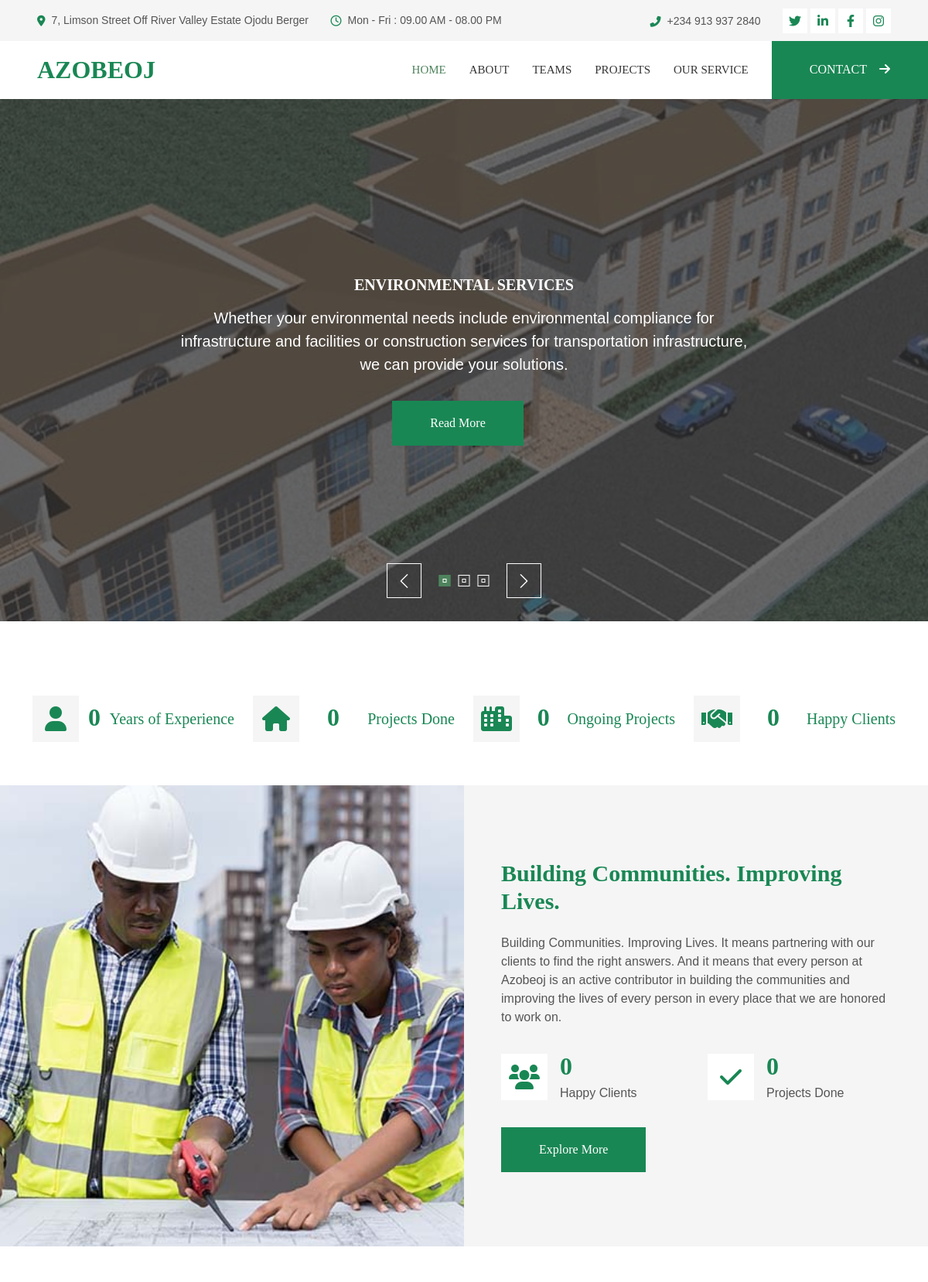
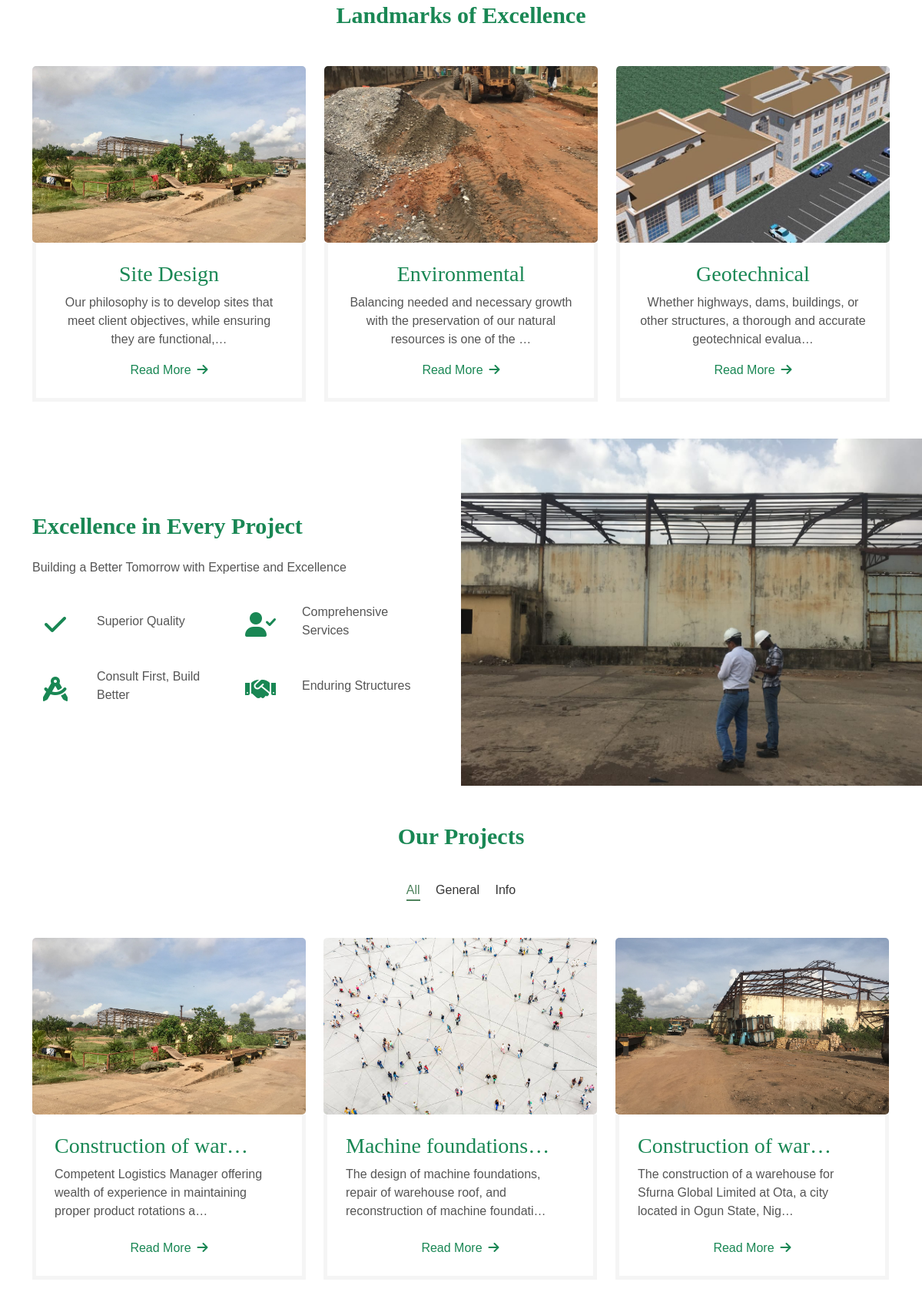
The page / (upper part) on the database its author committed (2 pictures, top to bottom).
### azobeoj/models.py (models this page shows, shortened)
class CarouselMainPicture(models.Model):
    title = models.CharField(max_length=255, blank=True, null=True)
    description = models.TextField()
    img = models.ImageField(upload_to='carousel/')
    publish_date = models.DateTimeField (auto_now_add= True)
    author = models.ForeignKey(User, on_delete=models.CASCADE)
    class Meta:
        ordering =['-publish_date']

class AzobeojMainPost(models.Model):
    azobeoj_title = models.CharField(max_length=255, blank=True, null=True)
    azobeoj_description = models.TextField()
    azobeoj_description_2 = models.TextField()
    azobeoj_slug = models.SlugField (max_length=255,blank=True, null=True)
    azobeoj_magnus_img = models.ImageField(upload_to='images/')
    azobeoj_magnus_img_1 = models.ImageField(upload_to='images_1/')
    azobeoj_magnus_img_2 = models.ImageField(upload_to='images_2/')
    azobeoj_publish_date = models.DateTimeField (auto_now_add= True)
    azobeoj_author = models.ForeignKey(User, on_delete=models.CASCADE)
    class Meta:
        ordering =['-azobeoj_publish_date']

class LastAzobeojMainPost(models.Model):
    last_title = models.CharField(max_length=255, blank=True, null=True)
    last_description = models.TextField()
    last_slug = models.SlugField (max_length=255,blank=True, null=True)
    last_magnus_img = models.ImageField(upload_to='last_images/')
    last_publish_date = models.DateTimeField (auto_now_add= True)
    last_author = models.ForeignKey(User, on_delete=models.CASCADE)
    class Meta:
        ordering =['-last_publish_date']

### azobeoj/views.py (the view)
# urls.py: path('', HomeView.as_view(), name="home"),
class HomeView(ListView):
    model = CarouselMainPicture
    template_name = 'azobeoj/home.html'
    context_object_name = 'carousel_posts'  # Name for the model data in the template
    def get_context_data(self, **kwargs):
        context = super().get_context_data(**kwargs)
        context['azobeojposts'] = AzobeojMainPost.objects.all()  # Example of another model data
        context['lastazobeojposts'] = LastAzobeojMainPost.objects.all()
        return context

### templates/azobeoj/home.html (shortened to what this page needs)
{% extends "base.html" %}
{% load static %}
{% block content%}
<div class="container-fluid p-0 pb-5">
    <div class="owl-carousel header-carousel position-relative">
        {% for post in object_list %}
        <div class="owl-carousel-item position-relative" style="padding-bottom: 56.25%;">
            <img class="img-fluid" src="{{ post.img.url }}" alt="" style="position: absolute; width: 100%; height: 100%; object-fit: cover;">
            <div class="position-absolute top-0 start-0 w-100 h-100 d-flex align-items-center" style="background: rgba(53, 53, 53, .7);">
                <div class="container">
                    <div class="row justify-content-center">
                        <div class="col-12 col-lg-8 text-center">
                            <h5 class="text-white text-uppercase mb-3 animated slideInDown">{{ post.title }}</h5>
                            <p class="fs-5 fw-medium text-white mb-4 pb-2">{{ post.description }}</p>
                            <a href="{% url 'about' %}" class="btn btn-primary py-md-3 px-md-5 me-3 animated slideInLeft">Read More</a>
                        </div>
                    </div>
                </div>
            </div>
        </div>
        {% endfor %}
    </div>
</div>
    <div class="container-xxl py-5">
        <div class="container">
            <div class="row g-7">
                <div class="col-md-6 col-lg-3 wow fadeIn" data-wow-delay="0.1s">
                    <div class="d-flex align-items-center justify-content-between mb-2">
                        <div class="d-flex align-items-center justify-content-center bg-light" style="width: 60px; height: 60px;">
                            <i class="fa-solid fa-user fa-2x text-primary"></i>
                        </div>
                        <h2 class="text-primary mb-1" data-toggle="counter-up">15</h2>
                        <h5 class="fw-medium mb-0"style="color: #198754;font-family: Georgia;"> Years of Experience</h5>
                    </div>
                </div>
                <div class="col-md-6 col-lg-3 wow fadeIn" data-wow-delay="0.3s">
                    <div class="d-flex align-items-center justify-content-between mb-2">
                        <div class="d-flex align-items-center justify-content-center bg-light" style="width: 60px; height: 60px;">
                            <i class="fa-solid fa-house fa-2x text-primary"></i>
                        </div>
                        <h2 class="text-primary mb-1" data-toggle="counter-up">49</h2>
                        <h5 class="fw-medium mb-0"style="color: #198754;font-family: Georgia;">Projects  Done</h5>
                    </div>
                </div>
                <div class="col-md-6 col-lg-3 wow fadeIn" data-wow-delay="0.5s">
                    <div class="d-flex align-items-center justify-content-between mb-2">
                        <div class="d-flex align-items-center justify-content-center bg-light" style="width: 60px; height: 60px;">
                            <i class="fa-solid fa-city fa-2x text-primary"></i>
                        </div>
                        <h2 class="text-primary mb-1" data-toggle="counter-up">55</h2>
                        <h5 class="fw-medium mb-0"style="color: #198754;font-family: Georgia;">Ongoing Projects</h5>
                    </div>
                </div>
                <div class="col-md-6 col-lg-3 wow fadeIn" data-wow-delay="0.7s">
                    <div class="d-flex align-items-center justify-content-between mb-2">
                        <div class="d-flex align-items-center justify-content-center bg-light" style="width: 60px; height: 60px;">
                            <i class="fa-solid fa-handshake fa-2x text-primary"></i>
                        </div>
                        <h2 class="text-primary mb-1" data-toggle="counter-up">100</h2>
                        <h5 class="fw-medium mb-0"style="color: #198754;font-family: Georgia;">Happy Clients</h5>
                    </div>
                </div>
            </div>
        </div>
    </div>
<div class="container-fluid bg-light overflow-hidden my-7 px-lg-0">
    <div class="container about px-lg-0">
        <div class="row g-0 mx-lg-0">
            <div class="col-lg-6 ps-lg-0" style="min-height: 300px;">
                <div class="position-relative h-100">
                    <img class="position-absolute img-fluid w-100 h-100" src="{% static 'img/aa2.jpg' %}"
                         style="object-fit: cover; max-width: 100%; height: auto;" alt="">
                </div>
            </div>
            <div class="col-lg-6 about-text py-5 wow fadeIn" data-wow-delay="0.5s">
                <div class="p-lg-5 pe-lg-0">
                    <div class="section-title text-start">
                        <h1 class="display-7 mb-4" style="color: #198754;font-family: Georgia;">Building Communities. Improving Lives.</h1>
                    </div>
                    <p class="mb-4 pb-2">Building Communities. Improving Lives. It means partnering with our
                        clients to find the right answers. And it means that every person at Azobeoj is
                        an active contributor in building the communities and improving the lives of every person
                        in every place that we are honored to work on.</p>
                    <div class="row g-4 mb-4 pb-2">
                        <div class="col-sm-6 wow fadeIn" data-wow-delay="0.1s">
                            <div class="d-flex align-items-center">
                                <div class="d-flex flex-shrink-0 align-items-center justify-content-center bg-white" style="width: 60px; height: 60px;">
                                    <i class="fa fa-users fa-2x text-primary"></i>
                                </div>
                                <div class="ms-3">
                                    <h2 class="text-primary mb-1" data-toggle="counter-up">100</h2>
                                    <p class="fw-medium mb-0">Happy Clients</p>
                                </div>
                            </div>
                        </div>
                        <div class="col-sm-6 wow fadeIn" data-wow-delay="0.3s">
                            <div class="d-flex align-items-center">
                                <div class="d-flex flex-shrink-0 align-items-center justify-content-center bg-white" style="width: 60px; height: 60px;">
                                    <i class="fa fa-check fa-2x text-primary"></i>
                                </div>
                                <div class="ms-3">
                                    <h2 class="text-primary mb-1" data-toggle="counter-up">49</h2>
                                    <p class="fw-medium mb-0">Projects Done</p>
                                </div>
                            </div>
                        </div>
                    </div>
                    <a href="{% url 'about' %}" class="btn btn-primary py-3 px-5">Explore More</a>
                </div>
            </div>
        </div>
    </div>
</div>
    <div class="container-xxl py-5">
        <div class="container">
            <div class="section-title text-center">
                <h1 class="display-5 mb-5" style="color: #198754;font-family: Georgia;">Landmarks of Excellence</h1>
            </div>
            <div class="row g-4">
                {% for azobeojpost in azobeojposts %}
                <div class="col-md-6 col-lg-4 wow fadeInUp" data-wow-delay="0.1s">
                    <div class="service-item">
                        <div class="overflow-hidden">
                            <a href="{% url 'detail' azobeojpost.pk %}">
                            <img class="img-fluid" src="{{ azobeojpost.azobeoj_magnus_img.url }}" style="height: 230px; width: 100%; object-fit: cover;border-radius: 5px;"alt="">
                            </a>
                        </div>
                        <div class="p-4 text-center border border-5 border-light border-top-0">
                            <a href="{% url 'detail' azobeojpost.pk %}">
                            <h3 class="text-primary fw-medium mb-2">{{ azobeojpost.azobeoj_title }}</h3>
                            </a>
                            <p>{{ azobeojpost.azobeoj_description|truncatechars:100}}</p>
                            <a class="fw-medium" href="{% url 'detail' azobeojpost.pk %}">Read More<i class="fa fa-arrow-right ms-2"></i></a>
                        </div>
                    </div>
                </div>
            {% endfor %}
            </div>
        </div>
    </div>
    <div class="row g-0 mx-lg-0">
        <div class="col-lg-6 col-12 feature-text py-5 wow fadeIn" data-wow-delay="0.5s">
            <div class="p-lg-5 ps-lg-0">
                <div class="section-title text-start">
                    <h1 class="display-5 mb-4" style="color: #198754;font-family: Georgia;">Excellence in Every Project</h1>
                </div>
                <p class="mb-4 pb-2">Building a Better Tomorrow with Expertise and Excellence</p>
                <div class="row g-4">
                    <div class="col-6">
                        <div class="d-flex align-items-center">
                            <div class="d-flex flex-shrink-0 align-items-center justify-content-center bg-white" style="width: 60px; height: 60px;">
                                <i class="fa fa-check fa-2x text-primary"></i>
                            </div>
                            <div class="ms-4">
                                <p class="mb-2">Superior Quality</p>
                            </div>
                        </div>
                    </div>
                    <div class="col-6">
                        <div class="d-flex align-items-center">
                            <div class="d-flex flex-shrink-0 align-items-center justify-content-center bg-white" style="width: 60px; height: 60px;">
                                <i class="fa fa-user-check fa-2x text-primary"></i>
                            </div>
                            <div class="ms-4">
                                <p class="mb-2">Comprehensive Services</p>
                            </div>
                        </div>
                    </div>
                    <div class="col-6">
                        <div class="d-flex align-items-center">
                            <div class="d-flex flex-shrink-0 align-items-center justify-content-center bg-white" style="width: 60px; height: 60px;">
                                <i class="fa fa-drafting-compass fa-2x text-primary"></i>
                            </div>
                            <div class="ms-4">
                                <p class="mb-2">Consult First, Build Better</p>
                            </div>
                        </div>
                    </div>
                    <div class="col-6">
                        <div class="d-flex align-items-center">
                            <div class="d-flex flex-shrink-0 align-items-center justify-content-center bg-white" style="width: 60px; height: 60px;">
                                <i class="fa-solid fa-handshake fa-2x text-primary"></i>
                            </div>
                            <div class="ms-4">
                                <p class="mb-2">Enduring Structures</p>
                            </div>
                        </div>
                    </div>
                </div>
            </div>
        </div>
        <div class="col-lg-6 col-12 pe-lg-0" style="min-height: 400px;">
            <div class="position-relative h-100">
                <img class="img-fluid w-100 h-100" src="{% static 'img/feature.jpg' %}" style="object-fit: cover;" alt="">
            </div>
        </div>
    </div>
    <div class="container-xxl py-5">
        <div class="container">
            <div class="section-title text-center">
                <h1 class="display-5 mb-5" style="color: #198754;font-family: Georgia;">Our Projects</h1>
            </div>
            <div class="row mt-n2 wow fadeInUp" data-wow-delay="0.3s">
                <div class="col-12 text-center">
                    <ul class="list-inline mb-5" id="portfolio-flters">
                        <li class="mx-2 active" data-filter="*">All</li>
                        <li class="mx-2" data-filter=".first">General</li>
                        <li class="mx-2" data-filter=".second">Info</li>
                    </ul>
                </div>
            </div>
            <div class="row g-4 portfolio-container">
                {% for lastazobeojpost in lastazobeojposts %}
                <div class="col-lg-4 col-md-6 portfolio-item first wow fadeInUp" data-wow-delay="0.1s">
                    <div class="rounded overflow-hidden">
                        <div class="position-relative overflow-hidden">
                            <a href ="{% url 'last_detail' lastazobeojpost.pk %}">
                            <img class="img-fluid w-100" src="{{ lastazobeojpost.last_magnus_img.url }}"style="height: 230px; width: 100%; object-fit: cover;border-radius: 5px;" alt="">
                            </a>
                        </div>
                        <div class="border border-5 border-light border-top-0 p-4">
                            <a href ="{% url 'last_detail' lastazobeojpost.pk %}">
                            <h3 class="text-primary fw-medium mb-2">{{ lastazobeojpost.last_title|truncatechars:20}}</h3>
                            </a>
                            <p class="lh-base mb-0">{{ lastazobeojpost.last_description|truncatechars:100}}</p><br>
                            <center>
                            <a class="fw-medium" href="{% url 'last_detail' lastazobeojpost.pk %}">Read More<i class="fa fa-arrow-right ms-2"></i></a>
                            </center>
                        </div>
                    </div>
                </div>
             {% endfor %}
            </div>
        </div>
    </div>
{% endblock %}

### rows shown on the page
CarouselMainPicture: img (picture), title "ENVIRONMENTAL SERVICES", description "Whether your environmental needs include environmental compliance for infrastructure and facilities or construction services for transportation infrastructure, we can provide your solutions."
AzobeojMainPost: azobeoj_magnus_img (picture), azobeoj_title "Site Design", azobeoj_description "Our philosophy is to develop sites that meet client objectives, while ensuring they are functional,…"
AzobeojMainPost: azobeoj_magnus_img (picture), azobeoj_title "Environmental", azobeoj_description "Balancing needed and necessary growth with the preservation of our natural resources is one of the …"
AzobeojMainPost: azobeoj_magnus_img (picture), azobeoj_title "Geotechnical", azobeoj_description "Whether highways, dams, buildings, or other structures, a thorough and accurate geotechnical evalua…"
LastAzobeojMainPost: last_magnus_img (picture), last_title "Construction of war…", last_description "Competent Logistics Manager offering wealth of experience in maintaining proper product rotations a…"
LastAzobeojMainPost: last_magnus_img (picture), last_title "Machine foundations…", last_description "The design of machine foundations, repair of warehouse roof, and reconstruction of machine foundati…"
LastAzobeojMainPost: last_magnus_img (picture), last_title "Construction of war…", last_description "The construction of a warehouse for Sfurna Global Limited at Ota, a city located in Ogun State, Nig…"
